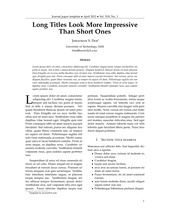
%> input picture Preprocessing/test_images/2col-journalpaper-howtotex-page-001.jpg, 170 x 220 px, shrunk from 1275 x 1650 before the run
$ octave --eval "result = rectifyDocument(imread('test_images/2col-journalpaper-howtotex-page-001.jpg'));"   (GNU Octave 9; MATLAB toolbox functions it lacks are replaced by stand-ins)
%> lines starting %> are read from the running program, lines starting %| are printed output that depends on the picture
function [ output_image ] = rectifyDocument( input_image )
% Determines skew of document, rotates it, and crops image to be size of
% document
% seems to work best with grayscale image (as opposed to binarized)
%   Applies median filter to remove text, then retrieves Canny edges.
%   Applies Hough transform to find lines in this edge image, and
%   determines angle and bounds from the longest lines

[num_rows, num_cols] = size(input_image);
%> num_rows = 220; num_cols = 510
%% Prepare the image for Hough
% downsample to speed up processing? grabs more hough lines in text :(
M = 1;
image_downsampled = input_image(1:M:end,1:M:end);
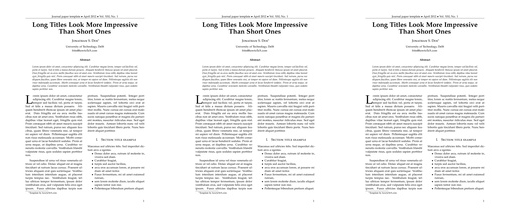
%> image_downsampled: size 220x510 uint8; min 0, max 255, mean 241.9; mean of the top-left, top-right, bottom-left and bottom-right quarters 242.6, 242.8, 240.3, 241.9
%remove text via median filtering -- not sure this actually helps, but in
%literature
image_no_text = medfilt2(image_downsampled,[9 9]);
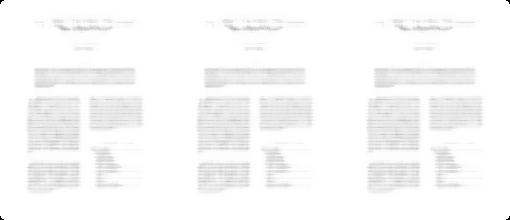
%> image_no_text: size 220x510 uint8; min 0, max 255, mean 248.4

%get Canny edges
canny_thresh = [.05 .2];
canny_sigma = sqrt(8);
%> (the run ends here)

$ run again, on Preprocessing/test_images/2col-journalpaper-howtotex-page-002.jpg
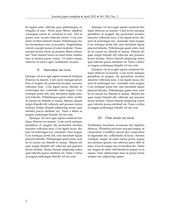
%> input picture Preprocessing/test_images/2col-journalpaper-howtotex-page-002.jpg, 170 x 220 px, shrunk from 1275 x 1650 before the run
%> in rectifyDocument, `image_downsampled = input_image(1:M:end,1:M:end);`:
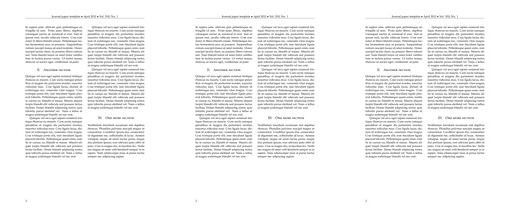
%> image_downsampled: size 220x510 uint8; min 109, max 255, mean 241.8; mean of the top-left, top-right, bottom-left and bottom-right quarters 237.8, 237.2, 245.6, 246.4
%> in rectifyDocument, `image_no_text = medfilt2(image_downsampled,[9 9]);`:
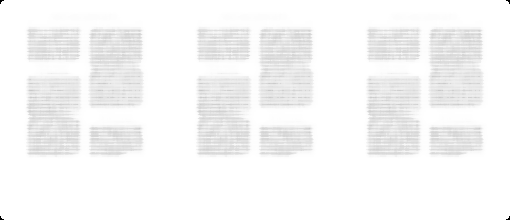
%> image_no_text: size 220x510 uint8; min 0, max 255, mean 246.6
